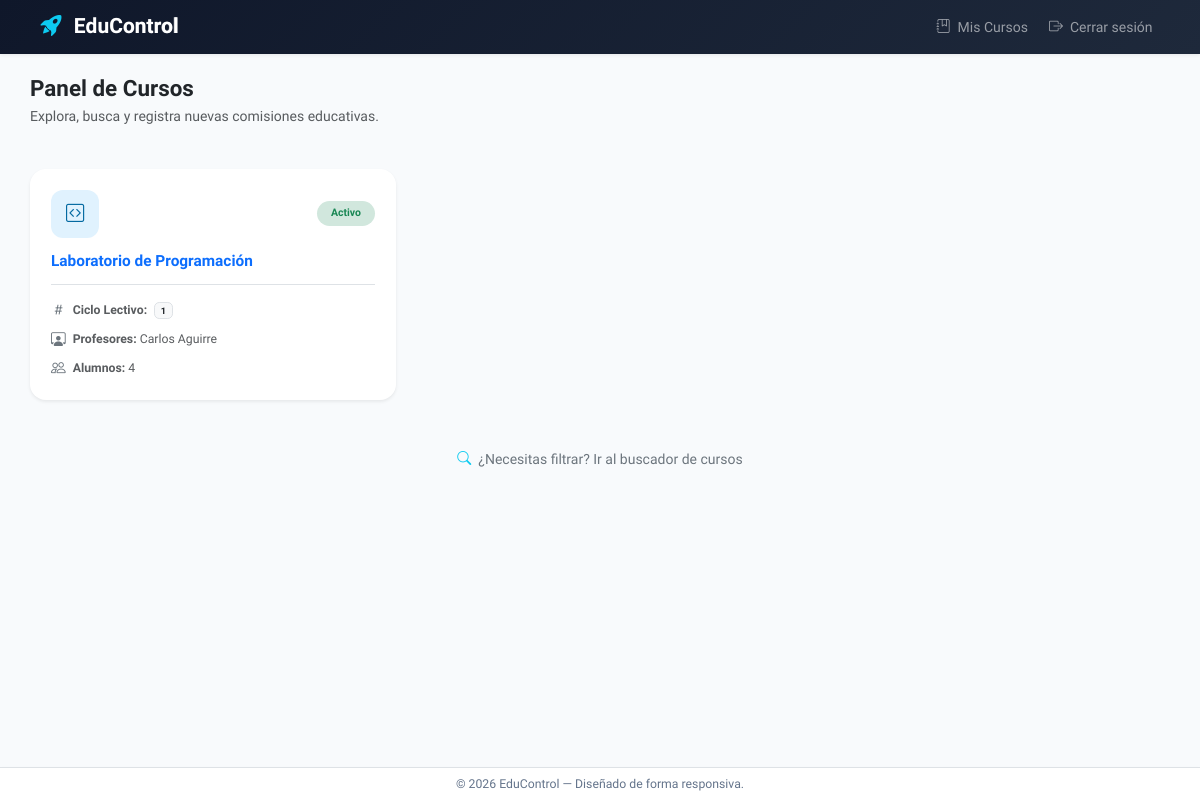
The page /cursos/ (signed in) on the database as committed earlier.
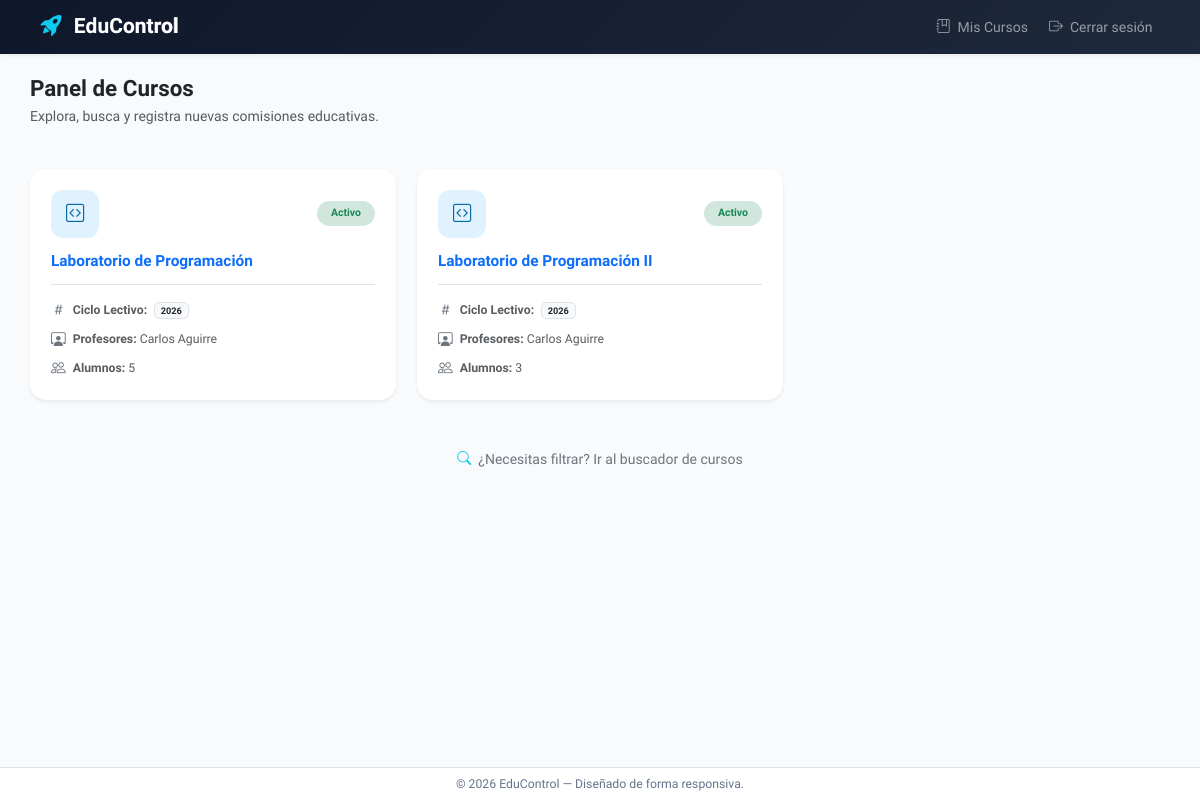
The same page on the database as committed later.
### myApp/models.py (models this page shows, shortened)
class Curso(models.Model):
    nombre = models.CharField(max_length=100)
    camada = models.IntegerField()
    profesores = models.ManyToManyField(
        Profesor,
        related_name='cursos',
        blank=True,
    )

class Profesor(models.Model):
    nombre = models.CharField(max_length=100)
    apellido = models.CharField(max_length=100)
    email = models.EmailField()
    profesion = models.CharField(max_length=100)
    user = models.OneToOneField(
        settings.AUTH_USER_MODEL,
        null=True,
        blank=True,
        on_delete=models.SET_NULL,
        related_name='profesor',
    )

### myApp/views.py (the view)
# urls.py: path('cursos/', lista_cursos, name='cursos'),
@login_required
def lista_cursos(request):
    if es_administrador(request.user):
        cursos = Curso.objects.all()
    else:
        cursos = Curso.objects.filter(profesores__user=request.user)
    cursos = cursos.prefetch_related('profesores', 'inscripciones')
    return render(request, 'myApp/cursos_list.html', {'cursos': cursos})

### myApp/context_processors.py (called while the page is built)
def roles(request):
    return {
        'es_admin': es_administrador(request.user),
        'es_profesor': es_profesor(request.user),
    }

### myApp/templates/myApp/cursos_list.html (shortened to what this page needs)
{% extends 'myApp/base.html' %}
{% block contenido %}
<div class="row align-items-center mb-4 mb-md-5 g-3">
    <div class="col-12 col-md-8 text-center text-md-start">
        <h1 class="fw-bold text-dark mb-1">Panel de Cursos</h1>
        <p class="text-muted mb-0">Explora, busca y registra nuevas comisiones educativas.</p>
    </div>
</div>
<div class="row row-cols-1 row-cols-md-2 row-cols-lg-3 g-3 g-md-4">
    {% for curso in cursos %}
    <div class="col animate__animated animate__fadeInUp" style="animation-delay: {{ forloop.counter0 }}00ms;">
        <div class="card h-100 shadow-sm custom-card p-3">
            <div class="card-body d-flex flex-column p-2">
                <div class="d-flex align-items-center justify-content-between mb-3">
                    <div class="card-icon-avatar">
                        <i class="bi bi-code-square"></i>
                    </div>
                    <span class="badge rounded-pill bg-success-subtle text-success px-3 py-2 fw-semibold">
                        Activo
                    </span>
                </div>
                <h4 class="card-title fw-bold text-primary mb-3">{{ curso.nombre }}</h4>
                <div class="mt-auto border-top pt-3 text-muted small">
                    <div class="d-flex align-items-center mb-2">
                        <i class="bi bi-hash text-secondary me-2 fs-5"></i>
                        <span><strong>Ciclo Lectivo:</strong> <span class="badge bg-light text-dark border ms-1">{{ curso.camada }}</span></span>
                    </div>
                    <div class="d-flex align-items-center mb-2">
                        <i class="bi bi-person-workspace text-secondary me-2 fs-5"></i>
                        <span><strong>Profesores:</strong>
                            {% for profesor in curso.profesores.all %}{{ profesor.nombre }} {{ profesor.apellido }}{% if not forloop.last %}, {% endif %}{% empty %}<span class="text-muted">Sin asignar</span>{% endfor %}
                        </span>
                    </div>
                    <div class="d-flex align-items-center">
                        <i class="bi bi-people text-secondary me-2 fs-5"></i>
                        <span><strong>Alumnos:</strong> {{ curso.inscripciones.count }}</span>
                    </div>
                </div>
            </div>
        </div>
    </div>
    {% endfor %}
</div>
<div class="text-center mt-4 mt-md-5">
    <a href="{% url 'myapp:buscar_curso' %}" class="btn btn-link text-decoration-none text-secondary fw-medium">
        <i class="bi bi-search me-2 text-info"></i>¿Necesitas filtrar? Ir al buscador de cursos
    </a>
</div>
{% endblock %}

Rows that differ between the two databases and show on the page:
changed Curso "Laboratorio de Programación": camada "1" → "2026"; inscripciones.count "4" → "5"
added Curso: nombre "Laboratorio de Programación II", camada "2026", inscripciones.count "3", Profesor (nombre "Carlos", apellido "Aguirre")
